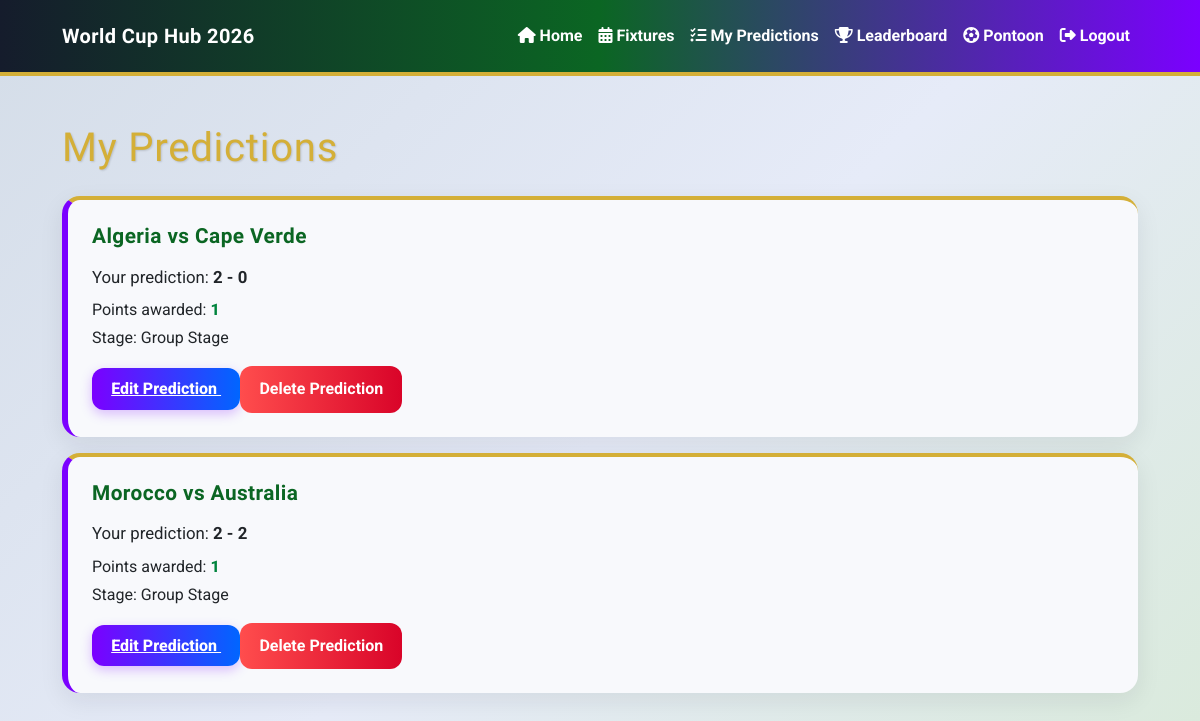
The app's page /my-predictions/ (signed in) with its own data.
### predictor/models.py (models this page shows, shortened)
class Prediction(models.Model):
    user = models.ForeignKey(
        User,
        on_delete=models.CASCADE,
        related_name='predictions'
    )
    fixture = models.ForeignKey(
        Fixture,
        on_delete=models.CASCADE,
        related_name='predictions'
    )
    predicted_home_score = models.PositiveIntegerField()
    predicted_away_score = models.PositiveIntegerField()
    points_awarded = models.IntegerField(default=0)
    created_at = models.DateTimeField(auto_now_add=True)
    class Meta:
        unique_together = ('user', 'fixture')
        ordering = ['fixture__kickoff_time']

class Fixture(models.Model):
    STAGE_CHOICES = [
        ('Group Stage', 'Group Stage'),
        ('Round of 32', 'Round of 32'),
        ('Round of 16', 'Round of 16'),
        ('Quarterfinals', 'Quarterfinals'),
        ('Semifinals', 'Semifinals'),
        ('Final', 'Final'),
    ]
    home_team = models.ForeignKey(
        Team,
        on_delete=models.CASCADE,
        related_name='home_fixtures'
    )
    away_team = models.ForeignKey(
        Team,
        on_delete=models.CASCADE,
        related_name='away_fixtures'
    )
    stadium = models.ForeignKey(
        Stadium,
        on_delete=models.SET_NULL,
        related_name='fixtures',
        null=True,
        blank=True
    )
    stage = models.CharField(max_length=20, choices=STAGE_CHOICES)
    matchday = models.PositiveIntegerField(
        blank=True,
        null=True
    )
    kickoff_time = models.DateTimeField()
    home_team_score = models.PositiveIntegerField(blank=True, null=True)
    away_team_score = models.PositiveIntegerField(blank=True, null=True)
    class Meta:
        ordering = ['kickoff_time']

class Team(models.Model):
    GROUP_CHOICES = [
        ('A', 'Group A'),
        ('B', 'Group B'),
        ('C', 'Group C'),
        ('D', 'Group D'),
        ('E', 'Group E'),
        ('F', 'Group F'),
        ('G', 'Group G'),
        ('H', 'Group H'),
        ('I', 'Group I'),
        ('J', 'Group J'),
        ('K', 'Group K'),
        ('L', 'Group L'),
    ]
    name = models.CharField(max_length=100)
    group = models.CharField(max_length=1, choices=GROUP_CHOICES)
    manager = models.CharField(max_length=100, blank=True, null=True)
    captain = models.CharField(max_length=100, blank=True, null=True)
    best_world_cup_finish = models.CharField(max_length=100, blank=True, null=True)
    best_world_cup_year = models.CharField(max_length=100, blank=True, null=True)
    def __str__(self):
        return self.name

### predictor/views.py (the view)
@login_required
def my_predictions(request):
    predictions = Prediction.objects.filter(
        user=request.user
    )
    context = {
        "predictions": predictions,
    }
    return render(
        request,
        "predictor/my_predictions.html",
        context
    )

### predictor/templates/predictor/my_predictions.html
{% extends "base.html" %} {% block title %} My Predictions | World Cup Hub 2026 {% endblock %} {% block content %}
<section class="container py-5">
  <h1 class="mb-4">My Predictions</h1>
  {% for prediction in predictions %}
  <div class="card mb-3 shadow-sm">
    <div class="card-body">
      <h2 class="h5">{{ prediction.fixture.home_team }} vs {{ prediction.fixture.away_team }}</h2>
      <p class="prediction-detail">
        Your prediction:
        <strong> {{ prediction.predicted_home_score }} - {{ prediction.predicted_away_score }} </strong>
      </p>
      <p class="mb-1">
        Points awarded: {% if prediction.points_awarded > 0 %}
        <span class="score-positive"> {{ prediction.points_awarded }} </span>
        {% else %}
        <span class="score-neutral"> {{ prediction.points_awarded }} </span>
        {% endif %}
      </p>
      <p class="mb-0">Stage: {{ prediction.fixture.get_stage_display }}</p>
      <a href="{% url 'create_prediction' prediction.fixture.id %}" class="wc-btn-primary mt-3"> Edit Prediction </a>
      <a href="{% url 'delete_prediction' prediction.id %}" class="wc-btn-danger mt-3"> Delete Prediction </a>
    </div>
  </div>
  {% empty %}
  <p>You have not made any predictions yet.</p>
  {% endfor %}
</section>
{% endblock %}

### static/css/style.css (style rules this page uses)
:root { --wc-purple: #7b00ff; --wc-blue: #0066ff; --wc-red: #ff2b2b; --wc-green: #00843d; --wc-pitch-green: #0b6623; --wc-gold: #d4af37; --wc-gold-light: #f5d76e; --wc-dark: #151c2c; --wc-light: #eef1ff; --wc-card: #f8f9fc; --wc-white: #ffffff; }
body { background: linear-gradient( 135deg, #d4dde8 0%, #e6ebf8 50%, #d8ead8 100% ); color: var(--wc-dark); font-family: "Roboto", Arial, sans-serif; }
.container { max-width: 1100px; }
h1, h2, h3, h4, h5, .navbar-brand { font-family: "Oswald", sans-serif; letter-spacing: 0.02em; }
h1 { color: var(--wc-gold); text-shadow: 1px 1px 2px rgba(0, 0, 0, 0.15); }
h2, h3, h4, h5 { color: var(--wc-dark); }
.fixture-help-card h2, .pontoon-team-panel h2, .card h2.h5 { color: var(--wc-pitch-green); font-size: 1.3rem; font-weight: 700; margin-bottom: 1rem; }
.card { background: var(--wc-card); border: none; border-top: 4px solid var(--wc-gold); border-radius: 18px; box-shadow: 0 8px 24px rgba(21, 28, 44, 0.08) !important; }
.card-body { padding: 1.5rem; }
.btn-primary, .btn-success, .wc-btn-primary { background: linear-gradient( 90deg, var(--wc-purple), var(--wc-blue) ) !important; border: none !important; border-radius: 12px; box-shadow: 0 4px 12px rgba(123, 0, 255, 0.25); color: var(--wc-white) !important; font-weight: 800; padding: 0.7rem 1.2rem; transition: all 0.3s ease; }
.wc-btn-danger { background: linear-gradient( 90deg, #ff4d4d, #d90429 ); border: none; border-radius: 12px; color: var(--wc-white); display: inline-block; font-weight: 700; padding: 0.7rem 1.2rem; text-decoration: none; transition: all 0.3s ease; }
.fixture-card, .card.shadow-sm { border-left: 6px solid var(--wc-purple); }
.prediction-detail { font-size: 1.05rem; margin-bottom: 0.5rem; }
.score-positive, .pontoon-active { color: var(--wc-green); font-weight: 800; }

### records on screen
Prediction: fixture.home_team "Algeria", fixture.away_team "Cape Verde", predicted_home_score "2", predicted_away_score "0", points_awarded "1", fixture.stage "Group Stage"
Prediction: fixture.home_team "Morocco", fixture.away_team "Australia", predicted_home_score "2", predicted_away_score "2", points_awarded "1", fixture.stage "Group Stage"
